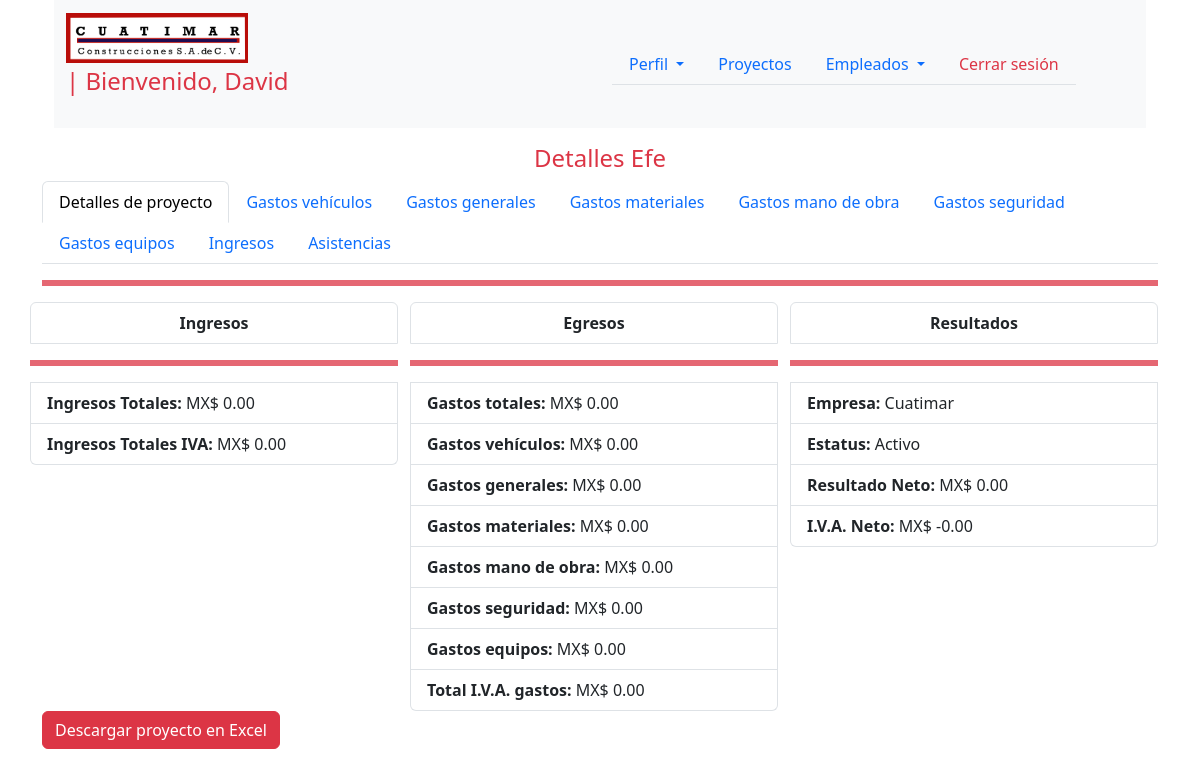
The page /proyectos/proyectos/efe/ (signed in) on the database its author committed.
### proyectos/models.py (models this page shows, shortened)
class Proyectos(models.Model):
    proyecto = models.CharField(max_length=255)
    clave_proyecto = models.CharField(max_length=100,unique=True)
    empresa = models.CharField(max_length=255)
    estatus = models.BooleanField(default=True)
    total = models.DecimalField(max_digits=10, decimal_places=2,null=False,default=Decimal('0.00'))
    iva = models.DecimalField(max_digits=10, decimal_places=2,null=False,default=Decimal('0.00'))
    slug = models.SlugField(unique=True)

### proyectos/views.py (the view)
# urls.py: path("proyectos/<slug:slug>/",ProyectosDetailView.as_view(),name="detalles_proyecto"),
class ProyectosDetailView(LoginRequiredMixin,DetailView):
    model = Proyectos
    template_name = "proyectos/proyectos_detalles.html"
    def get_context_data(self, **kwargs):
        context = super().get_context_data(**kwargs)
        proyecto = self.get_object()
        ingresos_result = Ingresos.objects.filter(proyecto=proyecto).aggregate(
            total_ingresos=Coalesce(Sum('monto'),Decimal('0.00')),
            total_iva = Coalesce(Sum('iva'),Decimal('0.00'))
            )
        ingresos = ingresos_result['total_ingresos']
        iva_ingresos = ingresos_result['total_iva']
        gastos_vehiculos_result = GastosVehiculos.objects.filter(proyecto=proyecto).aggregate(
            total_gastos_vehiculos=Coalesce(Sum('monto'),Decimal('0.00')),
            total_iva_vehiculos = Coalesce(Sum('iva'),Decimal('0.00'))
            )
        gastos_vehiculos = gastos_vehiculos_result['total_gastos_vehiculos']
        iva_vehiculos = gastos_vehiculos_result['total_iva_vehiculos']
        gastos_generales_result = GastosGenerales.objects.filter(proyecto=proyecto).aggregate(
            total_gastos_generales=Coalesce(Sum('monto'),Decimal('0.00')),
            total_iva_generales=Coalesce(Sum('iva'),Decimal('0.00'))
            )
        gastos_generales = gastos_generales_result['total_gastos_generales']
        iva_generales = gastos_generales_result['total_iva_generales']
        gastos_materiales_result = GastosMateriales.objects.filter(proyecto=proyecto).aggregate(
            total_gastos_materiales=Coalesce(Sum('monto'),Decimal('0.00')),
            total_iva_materiales=Coalesce(Sum('iva'),Decimal('0.00'))
            )
        gastos_materiales = gastos_materiales_result['total_gastos_materiales']
        iva_materiales = gastos_materiales_result['total_iva_materiales']
        gastos_seguridad_result = GastosSeguridad.objects.filter(proyecto=proyecto).aggregate(
            total_gastos_seguridad=Coalesce(Sum('monto'),Decimal('0.00')),
            total_iva_seguridad=Coalesce(Sum('iva'),Decimal('0.00'))
            )
        gastos_seguridad = gastos_seguridad_result['total_gastos_seguridad']
        iva_seguridad = gastos_seguridad_result['total_iva_seguridad']
        gastos_mano_obra_result = GastosManoObra.objects.filter(proyecto=proyecto).aggregate(total_gastos_mano_obra=Coalesce(Sum('monto'),Decimal('0.00')))
        gastos_mano_obra = gastos_mano_obra_result['total_gastos_mano_obra']
        gastos_equipos_result = GastosEquipos.objects.filter(proyecto=proyecto).aggregate(
            total_gastos_equipos=Coalesce(Sum('monto'),Decimal('0.00')),
            total_iva_equipos=Coalesce(Sum('iva'),Decimal('0.00'))
            )
        gastos_equipos = gastos_equipos_result['total_gastos_equipos']
        iva_equipos = gastos_equipos_result['total_iva_equipos']
        total_gastos = gastos_vehiculos + gastos_generales + gastos_materiales + gastos_mano_obra + gastos_equipos + gastos_seguridad
        total_iva_gastos = iva_vehiculos + iva_generales + iva_materiales + iva_equipos + iva_seguridad
        total_neto = proyecto.total
        iva_neto = proyecto.iva
        context['ingresos'] = ingresos
        context['iva_ingresos'] = iva_ingresos
        context['gastos_vehiculos'] = gastos_vehiculos
        context['gastos_generales'] = gastos_generales
        context['gastos_materiales'] = gastos_materiales
        context['gastos_seguridad'] = gastos_seguridad
        context['gastos_mano_obra'] = gastos_mano_obra
        context['gastos_equipos'] = gastos_equipos
        context['total_gastos'] = total_gastos
        context['total_iva_gastos'] = total_iva_gastos
        context['neto'] = total_neto
        context['iva_neto'] = iva_neto
        return context

### balancigastos/utils/context_processors.py (called while the page is built)
def get_profile_username(request):
    if request.user.is_authenticated:
        try:
            profile = Profile.objects.get(user=request.user)
            return {'profile_username': profile.user}
        except Profile.DoesNotExist:
            return {}
    return {}

### proyectos/templatetags/currency.py (called while the page is built)
@register.filter
def pesos(value):
    try:
        value = float(value)
        return f"MX$ {value:,.2f}"  # Format with thousands separator and 2 decimals
    except (ValueError, TypeError):
        return value

### proyectos/templates/proyectos/proyectos_detalles.html (shortened to what this page needs)
{% extends 'base.html' %}
{% load currency %}
{% block content %}
{% include 'navbar_profile.html' %}
{% if object %}
<h4 class="h4 text-center mt-3 text-danger">Detalles {{ object.proyecto }}</h4>
<ul class="nav nav-tabs">
  <li class="nav-item">
    <a class="nav-link active" aria-current="page" href="{% url 'proyectos:detalles_proyecto' object.slug %}">Detalles
      de proyecto</a>
  </li>
  <li class="nav-item">
    <a class="nav-link" href="{% url 'contabilidad:gastos_vehiculos' object.slug %}">Gastos vehículos</a>
  </li>
  <li class="nav-item">
    <a class="nav-link" href="{% url 'contabilidad:gastos_generales' object.slug %}">Gastos generales</a>
  </li>
  <li class="nav-item">
    <a class="nav-link" href="{% url 'contabilidad:gastos_materiales' object.slug %}">Gastos materiales</a>
  </li>
  <li class="nav-item">
    <a class="nav-link" href="{% url 'contabilidad:gastos_mano_obra' object.slug %}">Gastos mano de obra</a>
  </li>
  <li class="nav-item">
    <a class="nav-link" href="{% url 'contabilidad:gastos_seguridad' object.slug %}">Gastos seguridad</a>
  </li>
  <li class="nav-item">
    <a class="nav-link" href="{% url 'contabilidad:gastos_equipos' object.slug %}">Gastos equipos</a>
  </li>
  <li class="nav-item">
    <a class="nav-link" href="{% url 'contabilidad:ingresos' object.slug %}">Ingresos</a>
  </li>
  <li class="nav-item">
    <a class="nav-link" href="{% url 'empleados:asistencias' object.slug %}">Asistencias</a>
  </li>
</ul>
<hr class="border border-danger border-3 opacity-75">
<div class="row justify-content-evenly">
  <ul class="list-group col-4">
    <li class="list-group-item text-center"><strong>Ingresos</strong></li>
    <hr class="border border-danger border-3 opacity-75">
    <li class="list-group-item"><strong>Ingresos Totales:</strong> {{ ingresos|pesos }}</li>
    <li class="list-group-item"><strong>Ingresos Totales IVA:</strong> {{ iva_ingresos|pesos }}</li>
  </ul>
  <ul class="list-group col-4">
    <li class="list-group-item text-center"><strong>Egresos</strong></li>
    <hr class="border border-danger border-3 opacity-75">
    <li class="list-group-item"><strong>Gastos totales:</strong> {{ total_gastos|pesos }}</li>
    <li class="list-group-item"><strong>Gastos vehículos:</strong> {{ gastos_vehiculos|pesos }} </li>
    <li class="list-group-item"><strong>Gastos generales:</strong> {{ gastos_generales|pesos }} </li>
    <li class="list-group-item"><strong>Gastos materiales:</strong> {{ gastos_materiales|pesos }} </li>
    <li class="list-group-item"><strong>Gastos mano de obra:</strong> {{ gastos_mano_obra|pesos }}</li>
    <li class="list-group-item"><strong>Gastos seguridad:</strong> {{ gastos_seguridad|pesos }} </li>
    <li class="list-group-item"><strong>Gastos equipos:</strong> {{ gastos_equipos|pesos }} </li>
    <li class="list-group-item"><strong>Total I.V.A. gastos:</strong> {{ total_iva_gastos|pesos }}</li>
  </ul>
  <ul class="list-group col-4">
    <li class="list-group-item text-center"><strong>Resultados</strong></li>
    <hr class="border border-danger border-3 opacity-75">
    <li class="list-group-item"><strong>Empresa:</strong> {{ object.empresa }}</li>
    <li class="list-group-item"><strong>Estatus:</strong>{% if object.estatus == True %} Activo {% else %} Inactivo
      {% endif %}</li>
    <li class="list-group-item"><strong>Resultado Neto:</strong> {{ neto|pesos }}</li>
    <li class="list-group-item"><strong>I.V.A. Neto:</strong> {{ iva_neto|pesos }}</li>
  </ul>
</div>
<div class="col-4 mb-5">
  <a href="{% url 'proyectos:export_project_details_to_excel' object.slug %}" class="btn btn-danger">Descargar
    proyecto en Excel</a>
</div>
{% endif %}
{% endblock %}

### templates/navbar_profile.html (shortened to what this page needs)
{% load static %}
<div class="container">
    <nav class="navbar navbar-expand-lg bg-body-tertiary">
        <div class="container">
            <a class="navbar-brand" href="{% url 'proyectos:proyectos' %}">
                <img class="logo" src="{% static 'images/Cuatimar_logo.png' %}" alt="Logo" height="50px">
                <p class="text-capitalize text-danger fs-4">| Bienvenido, {{ profile_username }}</p>
            </a>
        </div>
        <div class="container">
            <ul class="nav nav-tabs justify-content-end">
                <li class="nav-item dropdown">
                    <a class="nav-link dropdown-toggle" href="#" role="button" data-bs-toggle="dropdown"
                        aria-expanded="false">
                        Perfil
                    </a>
                </li>
                <li class="nav-item">
                    <a class="nav-link" href="{% url 'proyectos:proyectos' %}">Proyectos</a>
                </li>
                <li class="nav-item dropdown">
                    <a class="nav-link dropdown-toggle" href="#" role="button" data-bs-toggle="dropdown"
                        aria-expanded="false">
                        Empleados
                    </a>
                </li>
                <li class="nav-item">
                    <a class="nav-link text-danger" href="{% url 'usuarios:logout' %}">Cerrar sesión</a>
                </li>
            </ul>
        </div>
    </nav>
</div>

### rows shown on the page
Proyectos: proyecto "Efe", empresa "Cuatimar", total "MX$ 0.00", iva "MX$ -0.00"

### other values the page prints
{{ profile_username }} "David"
{{ ingresos|pesos }} "MX$ 0.00"
{{ iva_ingresos|pesos }} "MX$ 0.00"
{{ total_gastos|pesos }} "MX$ 0.00"
{{ gastos_vehiculos|pesos }} "MX$ 0.00"
{{ gastos_generales|pesos }} "MX$ 0.00"
{{ gastos_materiales|pesos }} "MX$ 0.00"
{{ gastos_mano_obra|pesos }} "MX$ 0.00"
{{ gastos_seguridad|pesos }} "MX$ 0.00"
{{ gastos_equipos|pesos }} "MX$ 0.00"
{{ total_iva_gastos|pesos }} "MX$ 0.00"
